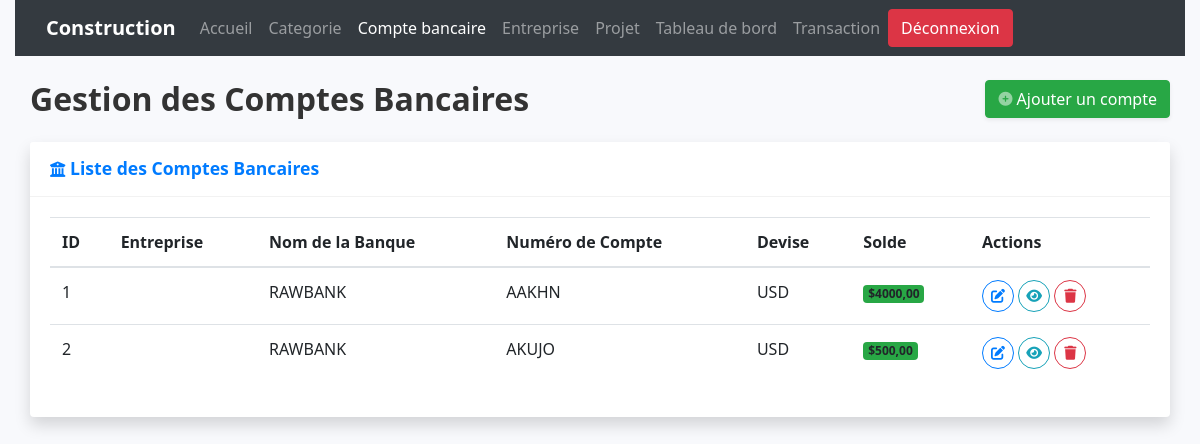
Screenshot of /compte_bancaire/ (signed in) with the database file from the repository.
### entreprise/models.py (models this page shows, shortened)
class CompteBancaire(models.Model):
    company = models.ForeignKey('Company', on_delete=models.CASCADE, verbose_name="Entreprise associée")
    bank_name = models.CharField(max_length=255, verbose_name="Nom de la banque")
    account_number = models.CharField(max_length=50, unique=True, verbose_name="Numéro de compte")
    account_currency = models.CharField(max_length=10, verbose_name="Devise du compte")
    current_balance = models.DecimalField(max_digits=15, decimal_places=2, verbose_name="Solde actuel", default=0.00)
    created_at = models.DateTimeField(auto_now_add=True, verbose_name="Date de création")
    updated_at = models.DateTimeField(auto_now=True, verbose_name="Dernière mise à jour")

### entreprise/views.py (the view)
# urls.py: path('compte_bancaire/', compte_bancaire, name='compte_bancaire'),
@login_required
def compte_bancaire(request):
    comptes = CompteBancaire.objects.all()
    return render(request, "./compte_bancaire/compte_bancaire.html", {'comptes': comptes})

### entreprise/templates/compte_bancaire/compte_bancaire.html (shortened to what this page needs)
{% extends "base_templates.html" %}
{% block contenu %}
{% include "navbar/navbar.html" %}
<div class="container mt-4 mb-4">
    <div class="d-flex justify-content-between align-items-center mb-4">
        <h1 class="h3 mb-0 text-gray-800">Gestion des Comptes Bancaires</h1>
        <a href="{% url 'ajouter_compte_bancaire' %}" class="btn btn-success shadow-sm add-account-btn">
            <i class="fas fa-plus-circle fa-sm text-white-50"></i> Ajouter un compte
        </a>
    </div>
    <div class="card shadow mb-4">
        <div class="card-header py-3">
            <h6 class="m-0 font-weight-bold text-primary"><i class="fas fa-university fa-sm"></i> Liste des Comptes Bancaires</h6>
        </div>
        <div class="card-body">
            {% if comptes %}
                <div class="table-responsive">
                    <table class="table table-hover" id="dataTable" width="100%" cellspacing="0">
                        <thead>
                            <tr>
                                <th>ID</th>
                                <th>Entreprise</th>
                                <th>Nom de la Banque</th>
                                <th>Numéro de Compte</th>
                                <th>Devise</th>
                                <th>Solde</th>
                                <th style="width: 180px;">Actions</th>
                            </tr>
                        </thead>
                        <tbody>
                            {% for compte in comptes %}
                                <tr>
                                    <td>{{ compte.id }}</td>
                                    <td>{{ compte.company.nom }}</td>
                                    <td>{{ compte.bank_name }}</td>
                                    <td>{{ compte.account_number }}</td>
                                    <td>{{ compte.account_currency }}</td>
                                    <td><span class="badge bg-success">${{ compte.current_balance }}</span></td>
                                    <td>
                                        <a href="{% url 'modifier_compte_bancaire' compte.id %}" class="btn btn-sm btn-outline-primary edit-btn" title="Modifier">
                                            <i class="fas fa-edit"></i>
                                        </a>
                                        <a href="{% url 'detail_compte_bancaire' compte.id %}" class="btn btn-sm btn-outline-info detail-btn" title="Voir Détails">
                                            <i class="fas fa-eye"></i>
                                        </a>
                                        <a href="{% url 'supprimer_compte_bancaire' compte.id %}" class="btn btn-sm btn-outline-danger delete-btn" title="Supprimer" onclick="return confirm('Êtes-vous sûr de vouloir supprimer ce compte bancaire ?');">
                                            <i class="fas fa-trash"></i>
                                        </a>
                                    </td>
                                </tr>
                            {% endfor %}
                        </tbody>
                    </table>
                </div>
            {% else %}
                <div class="alert alert-warning text-center">
                    <i class="fas fa-exclamation-triangle"></i> Aucun compte bancaire trouvé pour ce projet.
                </div>
            {% endif %}
        </div>
    </div>
</div>
{% endblock contenu %}

### entreprise/templates/compte_bancaire/compte_bancaire.html (style rules this page uses)
body { font-family: 'Segoe UI', Tahoma, Geneva, Verdana, sans-serif; background-color: #f8f9fc; }
.container { max-width: 1200px; }
.h3 { font-size: 2rem; font-weight: 700; color: #333; }
.card { border: none; box-shadow: 0 0.5rem 1rem rgba(0, 0, 0, 0.08); transition: box-shadow 0.3s ease; }
.card-header { background-color: #fff; border-bottom: 1px solid rgba(0, 0, 0, 0.05); padding: 0.75rem 1.25rem; }
.card-header h6 { font-size: 1.1rem; font-weight: 600; color: #333; }
.btn-success, .btn-outline-primary, .btn-outline-info, .btn-outline-danger { transition: all 0.3s ease; }
.btn-success { background-color: #28a745; border-color: #28a745; box-shadow: 0 0.1875rem 0.375rem 0 rgba(40, 167, 69, 0.3); }
.btn-outline-primary, .btn-outline-info, .btn-outline-danger { border-width: 1.5px; }
.btn-outline-primary { color: #007bff; border-color: #007bff; }
.btn-outline-info { color: #17a2b8; border-color: #17a2b8; }
.btn-outline-danger { color: #dc3545; border-color: #dc3545; }
.btn-sm { padding: 0.3rem 0.6rem; font-size: 0.875rem; line-height: 1.5; border-radius: 0.2rem; }
.add-account-btn { background-color: #28a745; border-color: #28a745; }
.edit-btn, .detail-btn, .delete-btn { display: inline-flex; align-items: center; justify-content: center; width: 32px; height: 32px; border-radius: 50%; line-height: 1; text-align: center; padding: 0; }
.edit-btn i, .detail-btn i, .delete-btn i { font-size: 0.875rem; }
[title] { position: relative; cursor: pointer; }
.table-responsive { overflow-x: auto; }

### rows the page displays
CompteBancaire: id "1", bank_name "RAWBANK", account_number "AAKHN", account_currency "USD", current_balance "4000,00"
CompteBancaire: id "2", bank_name "RAWBANK", account_number "AKUJO", account_currency "USD", current_balance "500,00"
